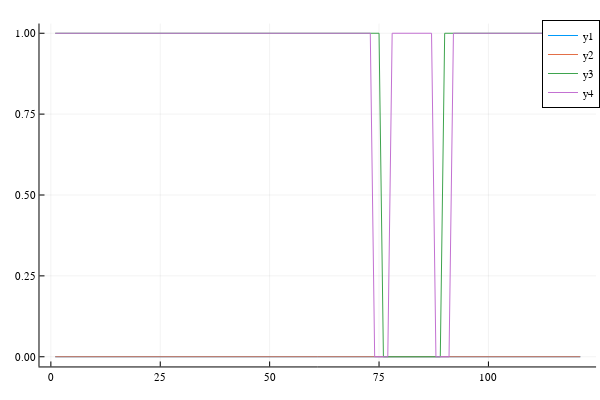

This figure's notebook cell:
### Code cell
# pulse design for the excitation pulse

# set up target pattern
N = length(rfp_abs);

b1 = 0:0.025:3;  # Gauss
nb1 = length(b1);


Mxd = zeros(nb1, 1);
Myd = zeros(nb1, 1);
Mzd = ones(nb1, 1);
Mzd[abs.(collect(b1) .- 82 ./nb1*3) .< (7 ./nb1*3)] .= 0;
w = ones(nb1, 1);
w[abs.(collect(b1) .- 75 ./nb1*3) .< (2 ./nb1*3)] .= 0;
w[abs.(collect(b1) .- 89 ./nb1*3) .< (2 ./nb1*3)] .= 0;

plot(Mxd)
plot!(Myd)
plot!(Mzd)
plot!(w)

### Figure 1 — Plotly figure (JSON) as saved in the notebook; plotly's stock layout.template omitted (floating-point values rounded to 4 significant figures)
{"data": [{"colorbar": {"title": ""}, "legendgroup": "y1", "line": {"color": "rgba(0, 154, 250, 1.000)", "dash": "solid", "shape": "linear", "width": 1}, "mode": "lines", "name": "y1", "showlegend": true, "type": "scatter", "x": [1, 2, 3, 4, 5, 6, 7, 8, 9, 10, 11, 12, 13, 14, 15, 16, 17, 18, 19, 20, 21, 22, 23, 24, 25, 26, 27, 28, 29, 30, 31, 32, 33, 34, 35, 36, 37, 38, 39, 40, 41, 42, 43, 44, 45, 46, 47, 48, 49, 50, 51, 52, 53, 54, 55, 56, 57, 58, 59, 60, 61, 62, 63, 64, 65, 66, 67, 68, 69, 70, 71, 72, 73, 74, 75, 76, 77, 78, 79, 80, 81, 82, 83, 84, 85, 86, 87, 88, 89, 90, 91, 92, 93, 94, 95, 96, 97, 98, 99, 100, 101, 102, 103, 104, 105, 106, 107, 108, 109, 110, 111, 112, 113, 114, 115, 116, 117, 118, 119, 120, 121], "xaxis": "x", "y": [0, 0, 0, 0, 0, 0, 0, 0, 0, 0, 0, 0, 0, 0, 0, 0, 0, 0, 0, 0, 0, 0, 0, 0, 0, 0, 0, 0, 0, 0, 0, 0, 0, 0, 0, 0, 0, 0, 0, 0, 0, 0, 0, 0, 0, 0, 0, 0, 0, 0, 0, 0, 0, 0, 0, 0, 0, 0, 0, 0, 0, 0, 0, 0, 0, 0, 0, 0, 0, 0, 0, 0, 0, 0, 0, 0, 0, 0, 0, 0, 0, 0, 0, 0, 0, 0, 0, 0, 0, 0, 0, 0, 0, 0, 0, 0, 0, 0, 0, 0, 0, 0, 0, 0, 0, 0, 0, 0, 0, 0, 0, 0, 0, 0, 0, 0, 0, 0, 0, 0, 0], "yaxis": "y", "zmax": null, "zmin": null}, {"colorbar": {"title": ""}, "legendgroup": "y2", "line": {"color": "rgba(227, 111, 71, 1.000)", "dash": "solid", "shape": "linear", "width": 1}, "mode": "lines", "name": "y2", "showlegend": true, "type": "scatter", "x": [1, 2, 3, 4, 5, 6, 7, 8, 9, 10, 11, 12, 13, 14, 15, 16, 17, 18, 19, 20, 21, 22, 23, 24, 25, 26, 27, 28, 29, 30, 31, 32, 33, 34, 35, 36, 37, 38, 39, 40, 41, 42, 43, 44, 45, 46, 47, 48, 49, 50, 51, 52, 53, 54, 55, 56, 57, 58, 59, 60, 61, 62, 63, 64, 65, 66, 67, 68, 69, 70, 71, 72, 73, 74, 75, 76, 77, 78, 79, 80, 81, 82, 83, 84, 85, 86, 87, 88, 89, 90, 91, 92, 93, 94, 95, 96, 97, 98, 99, 100, 101, 102, 103, 104, 105, 106, 107, 108, 109, 110, 111, 112, 113, 114, 115, 116, 117, 118, 119, 120, 121], "xaxis": "x", "y": [0, 0, 0, 0, 0, 0, 0, 0, 0, 0, 0, 0, 0, 0, 0, 0, 0, 0, 0, 0, 0, 0, 0, 0, 0, 0, 0, 0, 0, 0, 0, 0, 0, 0, 0, 0, 0, 0, 0, 0, 0, 0, 0, 0, 0, 0, 0, 0, 0, 0, 0, 0, 0, 0, 0, 0, 0, 0, 0, 0, 0, 0, 0, 0, 0, 0, 0, 0, 0, 0, 0, 0, 0, 0, 0, 0, 0, 0, 0, 0, 0, 0, 0, 0, 0, 0, 0, 0, 0, 0, 0, 0, 0, 0, 0, 0, 0, 0, 0, 0, 0, 0, 0, 0, 0, 0, 0, 0, 0, 0, 0, 0, 0, 0, 0, 0, 0, 0, 0, 0, 0], "yaxis": "y", "zmax": null, "zmin": null}, {"colorbar": {"title": ""}, "legendgroup": "y3", "line": {"color": "rgba(62, 164, 78, 1.000)", "dash": "solid", "shape": "linear", "width": 1}, "mode": "lines", "name": "y3", "showlegend": true, "type": "scatter", "x": [1, 2, 3, 4, 5, 6, 7, 8, 9, 10, 11, 12, 13, 14, 15, 16, 17, 18, 19, 20, 21, 22, 23, 24, 25, 26, 27, 28, 29, 30, 31, 32, 33, 34, 35, 36, 37, 38, 39, 40, 41, 42, 43, 44, 45, 46, 47, 48, 49, 50, 51, 52, 53, 54, 55, 56, 57, 58, 59, 60, 61, 62, 63, 64, 65, 66, 67, 68, 69, 70, 71, 72, 73, 74, 75, 76, 77, 78, 79, 80, 81, 82, 83, 84, 85, 86, 87, 88, 89, 90, 91, 92, 93, 94, 95, 96, 97, 98, 99, 100, 101, 102, 103, 104, 105, 106, 107, 108, 109, 110, 111, 112, 113, 114, 115, 116, 117, 118, 119, 120, 121], "xaxis": "x", "y": [1, 1, 1, 1, 1, 1, 1, 1, 1, 1, 1, 1, 1, 1, 1, 1, 1, 1, 1, 1, 1, 1, 1, 1, 1, 1, 1, 1, 1, 1, 1, 1, 1, 1, 1, 1, 1, 1, 1, 1, 1, 1, 1, 1, 1, 1, 1, 1, 1, 1, 1, 1, 1, 1, 1, 1, 1, 1, 1, 1, 1, 1, 1, 1, 1, 1, 1, 1, 1, 1, 1, 1, 1, 1, 1, 0, 0, 0, 0, 0, 0, 0, 0, 0, 0, 0, 0, 0, 0, 1, 1, 1, 1, 1, 1, 1, 1, 1, 1, 1, 1, 1, 1, 1, 1, 1, 1, 1, 1, 1, 1, 1, 1, 1, 1, 1, 1, 1, 1, 1, 1], "yaxis": "y", "zmax": null, "zmin": null}, {"colorbar": {"title": ""}, "legendgroup": "y4", "line": {"color": "rgba(195, 113, 210, 1.000)", "dash": "solid", "shape": "linear", "width": 1}, "mode": "lines", "name": "y4", "showlegend": true, "type": "scatter", "x": [1, 2, 3, 4, 5, 6, 7, 8, 9, 10, 11, 12, 13, 14, 15, 16, 17, 18, 19, 20, 21, 22, 23, 24, 25, 26, 27, 28, 29, 30, 31, 32, 33, 34, 35, 36, 37, 38, 39, 40, 41, 42, 43, 44, 45, 46, 47, 48, 49, 50, 51, 52, 53, 54, 55, 56, 57, 58, 59, 60, 61, 62, 63, 64, 65, 66, 67, 68, 69, 70, 71, 72, 73, 74, 75, 76, 77, 78, 79, 80, 81, 82, 83, 84, 85, 86, 87, 88, 89, 90, 91, 92, 93, 94, 95, 96, 97, 98, 99, 100, 101, 102, 103, 104, 105, 106, 107, 108, 109, 110, 111, 112, 113, 114, 115, 116, 117, 118, 119, 120, 121], "xaxis": "x", "y": [1, 1, 1, 1, 1, 1, 1, 1, 1, 1, 1, 1, 1, 1, 1, 1, 1, 1, 1, 1, 1, 1, 1, 1, 1, 1, 1, 1, 1, 1, 1, 1, 1, 1, 1, 1, 1, 1, 1, 1, 1, 1, 1, 1, 1, 1, 1, 1, 1, 1, 1, 1, 1, 1, 1, 1, 1, 1, 1, 1, 1, 1, 1, 1, 1, 1, 1, 1, 1, 1, 1, 1, 1, 0, 0, 0, 0, 1, 1, 1, 1, 1, 1, 1, 1, 1, 1, 0, 0, 0, 0, 1, 1, 1, 1, 1, 1, 1, 1, 1, 1, 1, 1, 1, 1, 1, 1, 1, 1, 1, 1, 1, 1, 1, 1, 1, 1, 1, 1, 1, 1], "yaxis": "y", "zmax": null, "zmin": null}], "layout": {"annotations": [], "height": 400, "legend": {"bgcolor": "rgba(255, 255, 255, 1.000)", "bordercolor": "rgba(0, 0, 0, 1.000)", "borderwidth": 1, "font": {"color": "rgba(0, 0, 0, 1.000)", "family": "sans-serif", "size": 11}, "title": {"font": {"color": "rgba(0, 0, 0, 1.000)", "family": "sans-serif", "size": 15}, "text": ""}, "tracegroupgap": 0, "traceorder": "normal", "x": 1, "xanchor": "auto", "y": 1, "yanchor": "auto"}, "margin": {"b": 20, "l": 0, "r": 0, "t": 20}, "paper_bgcolor": "rgba(255, 255, 255, 1.000)", "plot_bgcolor": "rgba(255, 255, 255, 1.000)", "showlegend": true, "width": 600, "xaxis": {"anchor": "y", "domain": [0.06582, 0.9934], "gridcolor": "rgba(0, 0, 0, 0.100)", "gridwidth": 0.5, "linecolor": "rgba(0, 0, 0, 1.000)", "mirror": false, "range": [-2.6, 124.6], "showgrid": true, "showline": true, "showticklabels": true, "tickangle": 0, "tickcolor": "rgb(0, 0, 0)", "tickfont": {"color": "rgba(0, 0, 0, 1.000)", "family": "sans-serif", "size": 11}, "tickmode": "array", "ticks": "inside", "ticktext": ["0", "25", "50", "75", "100"], "tickvals": [0, 25, 50, 75, 100], "title": "", "titlefont": {"color": "rgba(0, 0, 0, 1.000)", "family": "sans-serif", "size": 15}, "type": "-", "visible": true, "zeroline": false, "zerolinecolor": "rgba(0, 0, 0, 1.000)"}, "yaxis": {"anchor": "x", "domain": [0.03762, 0.9902], "gridcolor": "rgba(0, 0, 0, 0.100)", "gridwidth": 0.5, "linecolor": "rgba(0, 0, 0, 1.000)", "mirror": false, "range": [-0.03, 1.03], "showgrid": true, "showline": true, "showticklabels": true, "tickangle": 0, "tickcolor": "rgb(0, 0, 0)", "tickfont": {"color": "rgba(0, 0, 0, 1.000)", "family": "sans-serif", "size": 11}, "tickmode": "array", "ticks": "inside", "ticktext": ["0.00", "0.25", "0.50", "0.75", "1.00"], "tickvals": [0, 0.25, 0.5, 0.75, 1], "title": "", "titlefont": {"color": "rgba(0, 0, 0, 1.000)", "family": "sans-serif", "size": 15}, "type": "-", "visible": true, "zeroline": false, "zerolinecolor": "rgba(0, 0, 0, 1.000)"}}}
